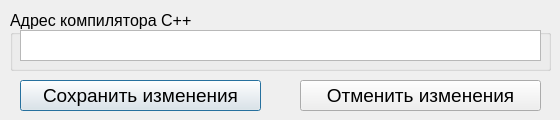
<?xml version="1.0" encoding="UTF-8"?>
<ui version="4.0">
 <class>options_window</class>
 <widget class="QDialog" name="options_window">
  <property name="geometry">
   <rect>
    <x>0</x>
    <y>0</y>
    <width>560</width>
    <height>120</height>
   </rect>
  </property>
  <property name="windowTitle">
   <string>Dialog</string>
  </property>
  <widget class="QPushButton" name="pushButton">
   <property name="geometry">
    <rect>
     <x>20</x>
     <y>80</y>
     <width>241</width>
     <height>31</height>
    </rect>
   </property>
   <property name="font">
    <font>
     <pointsize>14</pointsize>
    </font>
   </property>
   <property name="text">
    <string>Сохранить изменения</string>
   </property>
  </widget>
  <widget class="QPushButton" name="pushButton_2">
   <property name="geometry">
    <rect>
     <x>300</x>
     <y>80</y>
     <width>241</width>
     <height>31</height>
    </rect>
   </property>
   <property name="font">
    <font>
     <pointsize>14</pointsize>
    </font>
   </property>
   <property name="text">
    <string>Отменить изменения</string>
   </property>
  </widget>
  <widget class="QGroupBox" name="groupBox">
   <property name="geometry">
    <rect>
     <x>10</x>
     <y>10</y>
     <width>541</width>
     <height>61</height>
    </rect>
   </property>
   <property name="font">
    <font>
     <pointsize>12</pointsize>
    </font>
   </property>
   <property name="title">
    <string>Адрес компилятора C++</string>
   </property>
   <widget class="QTextEdit" name="textEdit">
    <property name="geometry">
     <rect>
      <x>10</x>
      <y>20</y>
      <width>521</width>
      <height>31</height>
     </rect>
    </property>
   </widget>
  </widget>
 </widget>
 <resources/>
 <connections/>
</ui>
